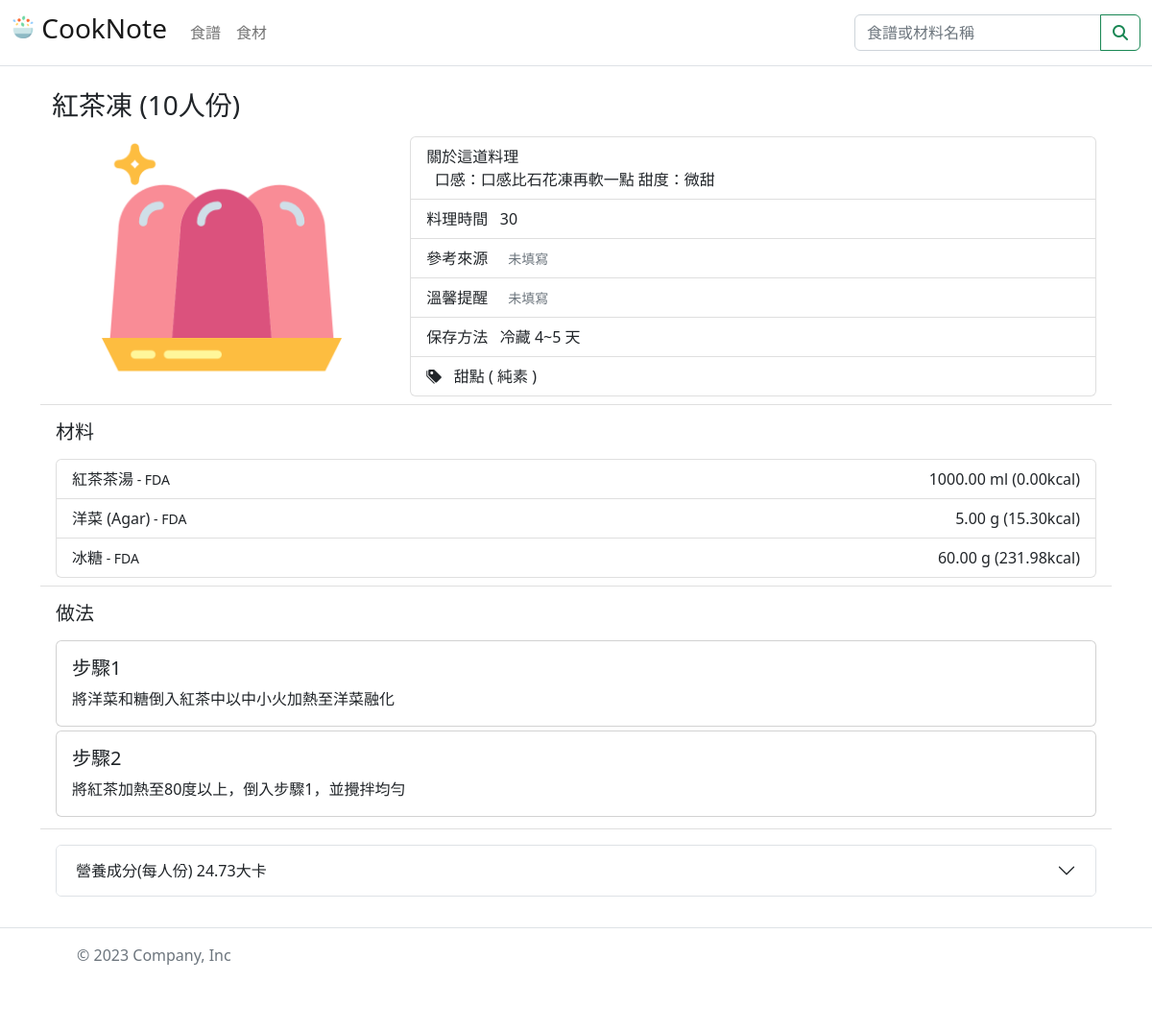
Page /recipe/1/ on the committed database.
### recipes/models.py (models this page shows, shortened)
class Recipe(models.Model):
    delicacy = models.CharField(max_length=50, help_text='Enter a name of the delicacy')
    introduction = models.CharField(max_length=1000, help_text='Enter a brief description of the recipe')
    photo = models.ForeignKey('Recipe_Photo', on_delete=models.SET_NULL, null=True, blank=True)
    DELICACY_TYPE_CHOICES = (
        ('a', '開胃菜(appetizer)'),
        ('m', '主餐(main course)'),
        ('sf', '主食(staple food)'),
        ('s', '副菜(side)'),
        ('d', '甜點(dessert)'),
        ('b', '飲品(beverages)'),
    )
    delicacy_type = models.CharField(max_length=5, choices=DELICACY_TYPE_CHOICES, default='a', blank=False)
    CATEGORY_CHOICES=(
        ('m','葷(meat)'),
        ('v','純素(vegan)'),
        ('o','蛋奶素(ovo-lacto vegetarian)'),
        ('f','五辛素(Five pungent spices vegan)'),
    )
    category = models.CharField(max_length=2, choices=CATEGORY_CHOICES, default='m', blank=False)
    cooking_time = models.PositiveIntegerField(null=True, blank=True)
    servings = models.PositiveIntegerField(default=1)
    reference = models.CharField(max_length=1000, null=True, blank=True)
    memo_text = models.CharField(max_length=100, null=True, blank=True)
    storage_method = models.CharField(max_length=100, null=True, blank=True)
    is_public = models.BooleanField(default=False)  ## False: 食譜為未公開的，除了建立者以外的人無法檢視
    is_draft = models.BooleanField(default=True)  ## True: 食譜為草稿
    upload_date = models.DateTimeField(default=timezone.now, blank=True)
    def get_nutrition_facts(self):
        return self.nutrition_facts_set.all()
    def get_steps(self):
        return self.step_set.all().order_by('step')
    def get_used_ingredients(self):
        return self.used_ingredient_set.all()

class Recipe_Photo(models.Model):
    photo = models.ImageField(upload_to='recipes/delicacy_photos', null=True, blank=True)
    upload_date = models.DateField(default=timezone.now)

class Step(models.Model):
    recipe = models.ForeignKey('Recipe', on_delete=models.CASCADE, null=True, blank=True)
    step = models.PositiveSmallIntegerField(default=1)
    photo = models.ForeignKey('Step_Photo', on_delete=models.SET_NULL, null=True, blank=True)
    description = models.CharField(max_length=1000, null=True, blank=True)
    notes = models.CharField(max_length=1000, null=True, blank=True)

### ingredients/models.py (models this page shows, shortened)
class Used_Ingredient(models.Model):
    ingredient = models.ForeignKey('Ingredient', on_delete=models.RESTRICT)
    recipe = models.ForeignKey(Recipe, on_delete=models.CASCADE, null=True, blank=True)
    serving = models.DecimalField(max_digits=7, decimal_places=3)

class Ingredient(models.Model):
    ingredient = models.CharField(max_length=50)
    alias = models.CharField(max_length=200, null=True, blank=True)
    brand = models.CharField(max_length=50)
    quantity = models.DecimalField(max_digits=7, decimal_places=2)
    UNIT_CHOICES=(
        ('g', 'gram'),
        ('ml', 'ml'),
    )
    unit = models.CharField(
        max_length=4,
        choices=UNIT_CHOICES,
        blank=False,
        default='g',
        )
    description = models.CharField(max_length=1000, null=True, blank=True)
    is_public = models.BooleanField(default=False)  ## False: 食材為未公開的，除了建立者以外的人無法檢視與使用
    def get_nutrition_facts(self):
        return self.nutrition_facts_set.all()

class Nutrition_Facts(models.Model):
    ingredient = models.ForeignKey('Ingredient', on_delete=models.CASCADE, null=True, blank=True)
    recipe = models.ForeignKey(Recipe, on_delete=models.CASCADE, null=True, blank=True)
    calories = models.DecimalField(max_digits=9, decimal_places=2)
    protein = models.DecimalField(max_digits=9, decimal_places=2)
    total_fat = models.DecimalField(max_digits=9, decimal_places=2)
    saturated_fat = models.DecimalField(max_digits=9, decimal_places=2)
    trans_fat = models.DecimalField(max_digits=9, decimal_places=2)
    polyunsaturated_fat = models.DecimalField(max_digits=9, decimal_places=2, default=0, null=True, blank=True)
    monounsaturated_fat = models.DecimalField(max_digits=9, decimal_places=2, default=0, null=True, blank=True)
    carbohydrate = models.DecimalField(max_digits=9, decimal_places=2)
    sugar = models.DecimalField(max_digits=9, decimal_places=2)
    sodium = models.DecimalField(max_digits=9, decimal_places=2)
    potassium = models.DecimalField(max_digits=9, decimal_places=2, default=0)
    calcium = models.DecimalField(max_digits=9, decimal_places=2, default=0)
    iron = models.DecimalField(max_digits=9, decimal_places=2, default=0)
    zinc = models.DecimalField(max_digits=9, decimal_places=2, default=0)
    dietary_fiber = models.DecimalField(max_digits=9, decimal_places=2, default=0)
    cholesterol = models.DecimalField(max_digits=9, decimal_places=2, default=0)
    vitamin_a = models.DecimalField(max_digits=9, decimal_places=2, default=0)
    vitamin_d = models.DecimalField(max_digits=9, decimal_places=2, default=0)
    vitamin_e = models.DecimalField(max_digits=9, decimal_places=2, default=0)
    vitamin_k = models.DecimalField(max_digits=9, decimal_places=2, default=0)
    vitamin_b1 = models.DecimalField(max_digits=9, decimal_places=2, default=0)
    vitamin_b2 = models.DecimalField(max_digits=9, decimal_places=2, default=0)
    niacin = models.DecimalField(max_digits=9, decimal_places=2, default=0)
    vitamin_b6 = models.DecimalField(max_digits=9, decimal_places=2, default=0)
    vitamin_b12 = models.DecimalField(max_digits=9, decimal_places=2, default=0)
    folate = models.DecimalField(max_digits=9, decimal_places=2, default=0)
    vitamin_c = models.DecimalField(max_digits=9, decimal_places=2, default=0)

### recipes/views.py (the view)
# urls.py: path('<int:pk>/', views.RecipeDetailView.as_view(), name='recipe-detail'),
class RecipeDetailView(DetailView):
    model = Recipe
    def get_context_data(self, **kwargs):
        detail_context = super().get_context_data(**kwargs)
        recipe = kwargs['object']
        nutrition_facts = recipe.get_nutrition_facts()
        if nutrition_facts:
            nutrition_facts = nutrition_facts[0]
        used_ingredients = recipe.get_used_ingredients()
        quantityUseds = []
        units = []
        calories = []
        for used_ingredient in used_ingredients:
            ingredient = used_ingredient.ingredient
            calories_ = ingredient.get_nutrition_facts()[0].calories
            serving = used_ingredient.serving
            quantityUseds.append(( ingredient.quantity * serving ).quantize(Decimal('1.00')))
            units.append(ingredient.unit)
            calories.append(( calories_ * serving ).quantize(Decimal('1.00')))
        detail_context.update({
            'recipe': recipe,
            'used_ingredients': zip(used_ingredients, quantityUseds, units, calories),
            'steps': recipe.get_steps(),
            'nutrition_facts': nutrition_facts,
            })
        return detail_context

### recipes/templates/recipes/recipe_detail.html (shortened to what this page needs)
{% extends "base_generic.html" %}
{% block content %}
    <div class="container">
        <h3>{{ recipe.delicacy }} ({{ recipe.servings }}人份)</h3>
    </div>
    <ul class="list-group list-group-flush">
        <li class="list-group-item">
            <div class="row">
                <div class="col-4 text-center">
                    {% if recipe.photo %}
                        <img class="align-text-top" src="{{ recipe.photo.photo.url }}" height="250" alt="{{ recipe.delicacy }}">
                    {% endif %}
                </div>
                <div class="col-8">
                    <ul class="list-group">
                        <li class="list-group-item">關於這道料理<br>&nbsp;&nbsp;{{ recipe.introduction }}</li>
                        <li class="list-group-item">料理時間&nbsp;&nbsp;
                            {% if recipe.cooking_time != 0 %}
                                {{ recipe.cooking_time }}
                            {% else %}
                                &nbsp;&nbsp;<small class="fw-light text-secondary">未填寫</small>
                            {% endif %}
                        </li>
                        <li class="list-group-item">參考來源&nbsp;&nbsp;
                            {% if recipe.reference %}
                                {% if 'https' in recipe.reference %}
                                    <a href="{{ recipe.reference }}" target="_blank">{{ recipe.reference }}</a>
                                {% else %}
                                    {{ recipe.reference }}
                                {% endif %}
                            {% else %}
                                &nbsp;&nbsp;<small class="fw-light text-secondary">未填寫</small>
                            {% endif %}
                        </li>
                        <li class="list-group-item">溫馨提醒&nbsp;&nbsp;
                            {% if recipe.memo_text %}
                                {{ recipe.memo_text }}
                            {% else %}
                                &nbsp;&nbsp;<small class="fw-light text-secondary">未填寫</small>
                            {% endif %}
                        <li class="list-group-item">保存方法&nbsp;&nbsp;
                            {% if recipe.storage_method %}
                                {{ recipe.storage_method }}
                            {% else %}
                                &nbsp;&nbsp;<small class="fw-light text-secondary">未填寫</small>
                            {% endif %}
                        </li>
                        <li class="list-group-item">
                            <i class="bi bi-tags-fill"></i>&nbsp;&nbsp;
                            {% include "recipes/recipe_select_delicacy_type.html" %}
                            (
                                {% include "recipes/recipe_select_category.html" %}
                            )
                        </li>
                    </ul>
                </div>
            </div>
        </li>
        <li class="list-group-item">
            <h5 class="mt-2 mb-3">材料</h5>
            <ul class="list-group">
                {% for used_ingredient, quantityUsed, unit, calories in used_ingredients %}
                    <li class="list-group-item">
                        <div class="row">
                            <div class="col-8 text-start">
                                {{ used_ingredient.ingredient.ingredient }}{% if used_ingredient.ingredient.alias %} ({{ used_ingredient.ingredient.alias }}) {% endif %}<small> - {{ used_ingredient.ingredient.brand }}</small>
                            </div>
                            <div class="col-4 text-end">
                                {{ quantityUsed }} {{ unit }} ({{ calories }}kcal)
                            </div>
                        </div>
                    </li>
                {% endfor %}
            </ul>
        </li>
        <li class="list-group-item">
            <h5 class="mt-2 mb-3">做法</h5>
            <div class="mt-2">
                {% for step in steps %}
                    <div class="card mb-1">
                        <div class="row g-0">
                            {% if step.photo.photo %}
                                <div class="col-md-5">
                                    <img src="{{ step.photo.photo.url }}" class="img-fluid rounded-start" alt="步驟{{ step.step }}">
                                </div>
                                <div class="col-md-7">
                            {% else %}
                                <div class="col-md-12">
                            {% endif %}
                                <div class="card-body">
                                    <h5 class="card-title">步驟{{ step.step }}</h5>
                                    <p class="card-text">{{ step.description }} </p>
                                </div>
                            </div>
                        </div>
                    </div>
                {% endfor %}
            </div>
        </li>
        <li class="list-group-item">
            <div class="accordion mt-2" id="accordionPanelsStayOpenExample">
                <div class="accordion-item">
                    <h2 class="accordion-header" id="panelsStayOpen-headingNutrition">
                        <button class="accordion-button collapsed" type="button" data-bs-toggle="collapse" data-bs-target="#panelsStayOpen-collapseNutrition" aria-expanded="false" aria-controls="panelsStayOpen-collapseNutrition">
                            營養成分(每人份) {{ nutrition_facts.calories }}大卡
                        </button>
                    </h2>
                </div>
            </div>
        </li>
    </ul>
{% endblock %}

### static/css/style.css (style rules this page uses)
img { max-width: 100%; object-fit: cover; }

### rows in the picture
Recipe: delicacy "紅茶凍", servings "10", photo.photo (picture), introduction "口感：口感比石花凍再軟一點 甜度：微甜", cooking_time "30", storage_method "冷藏 4~5 天"
Used_Ingredient: ingredient.ingredient "紅茶茶湯", ingredient.brand "FDA", quantityUsed "1000.00", unit "ml", calories "0.00"
Used_Ingredient: ingredient.ingredient "洋菜 (Agar)", ingredient.brand "FDA", quantityUsed "5.00", unit "g", calories "15.30"
Used_Ingredient: ingredient.ingredient "冰糖", ingredient.brand "FDA", quantityUsed "60.00", unit "g", calories "231.98"
Step: step "1", description "將洋菜和糖倒入紅茶中以中小火加熱至洋菜融化"
Step: step "2", description "將紅茶加熱至80度以上，倒入步驟1，並攪拌均勻"
Nutrition_Facts: calories "24.73"
